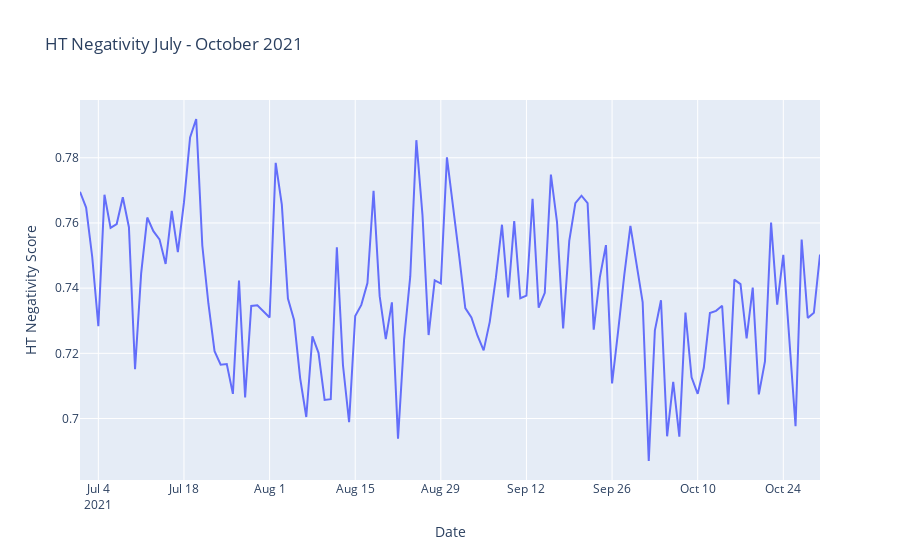

Source (notebook cell):
### Code cell
g3 = px.line(happyNeg_day, 
             x="date", 
             y="neg_score", 
             title='HT Negativity July - October 2021',
             labels={
                     "date": "Date",
                     "neg_score": "HT Negativity Score"
                 })
g3.show()
